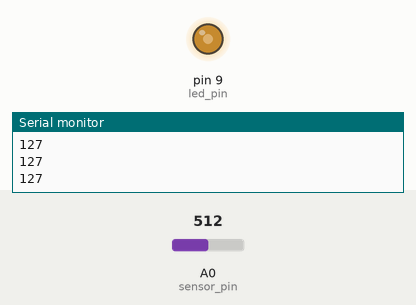
Simulated run of this sketch. Board: Arduino Uno, built with avr-gcc and run on an emulated ATmega328P. On the bench: output pins drawn as LEDs (lit = HIGH), the last lines printed to the serial monitor. Inputs (shaded band) come from the test bench; at power-on: A0 (sensor_pin) = 512.

Above: at 1.2 s.
1.3 s: A0 (sensor_pin) set to 306
At 2.1 s:
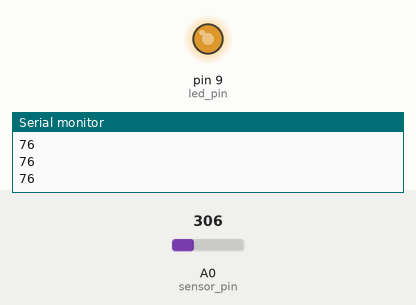
2.8 s: A0 (sensor_pin) set to 122
At 3.3 s:
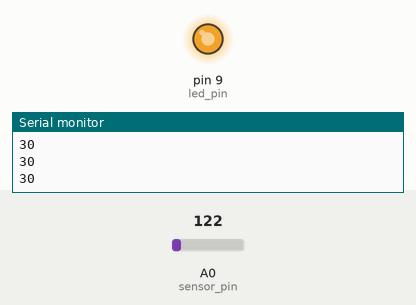
4.3 s: A0 (sensor_pin) set to 900
At 5.5 s:
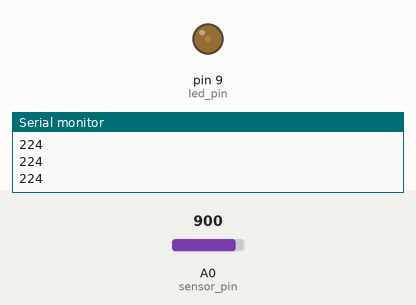
5.8 s: A0 (sensor_pin) set to 511
At 6.8 s:
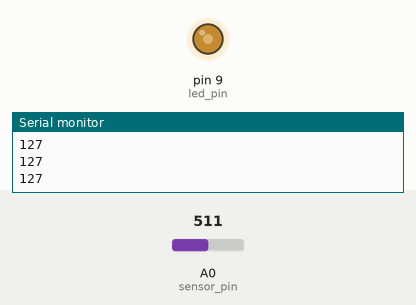
Timing chart, 0 to 8.3 s (numbered marks = the images above; inputs shaded):
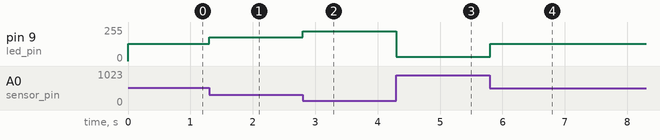

Measured:
- after the input at 1.3 s, pin 9 (led_pin): 128/255 → 179/255 at once
- after the input at 2.8 s, pin 9 (led_pin): 179/255 → 225/255 at once
- after the input at 4.3 s, pin 9 (led_pin): 225/255 → 31/255 at once
- after the input at 5.8 s, pin 9 (led_pin): 31/255 → 128/255 at once

The sketch:

IRSENSOR_pot_EXP.ino
```cpp
const int sensor_pin = A0;
const int led_pin = 9;
int val = 0;
void setup() {
  // put your setup code here, to run once:
  pinMode(led_pin, OUTPUT);
  pinMode(sensor_pin, INPUT);
  Serial.begin(9600);
}

void loop() {
  // put your main code here, to run repeatedly:
  val = analogRead(sensor_pin);//reads a 10-bit value i.e 0 to 1024
  val=map(val, 0, 1024, 0, 255);//function for analogue
  analogWrite(9, 255 - val);
  Serial.println(val);
}
```
